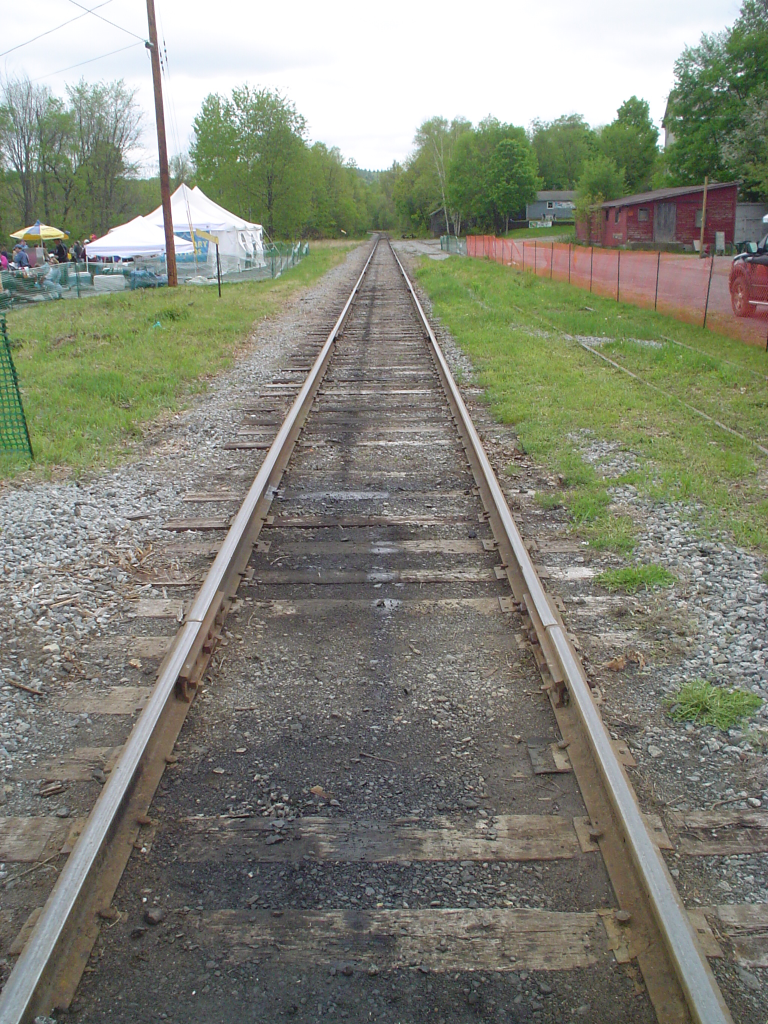
#> input picture p0623/images/test1.jpg, 1536 x 2048 px (shown at 1/2 size)
$ python 04_prespective_trans.py
#> lines starting #> are read from the running program, lines starting #| are printed output that depends on the picture; after the words box and inside, x2 and y2 are one past the last pixel; in counts of white or black regions, pixels touching at a corner belong together
"""
- Perspective(원근법) 변환 : 직선의 성질만 유지, 선의 평행성은 유지 되지 않는 변환
- 기차길을 서로 평행하지만 원근 변환을 거치면 평행성은 유지가 되지 못하고,
하나의 점에서 만나는 것처럼 보인다.
- 4개의 Point의 input 값과 이동할 output Point가 필요
- cv2.getPerspectiveTransform() : 반환 행렬을 구하기 위한 함수
- cv2.warpPerspective() : 변환 행렬 값을 적용하여 최종 결과 이미지를 얻는 함수
"""

import cv2
import numpy as np
from matplotlib import pyplot as plt

img = cv2.imread('images/test1.jpg')
#> img is the input picture: shape (2048, 1536, 3); mean B, G, R 119.5, 132.6, 130.7
# [x, y] 좌표점을 4 * 2 행렬로 작성

# 이동할 좌표
pts1 = np.float32([[504,1003],[243,1525],[1000,1000],[1280,1685]])

pts2 = np.float32([[10,10],[10,1000],[1000,10],[1000,1000]])

# pts1의 좌표에 표시. perspective 변환 후 이동 점 확인.
cv2.circle(img, (504,1003), 20, (255,0,0),-1)
#> img: shape (2048, 1536, 3); 0.04% of pixels changed, all inside (x1, y1, x2, y2) = (484, 983, 525, 1024)
cv2.circle(img, (243,1524), 20, (0,255,0),-1)
#> img: shape (2048, 1536, 3); mean B, G, R 119.5, 132.6, 130.6
cv2.circle(img, (1000,1000), 20, (0,0,255),-1)
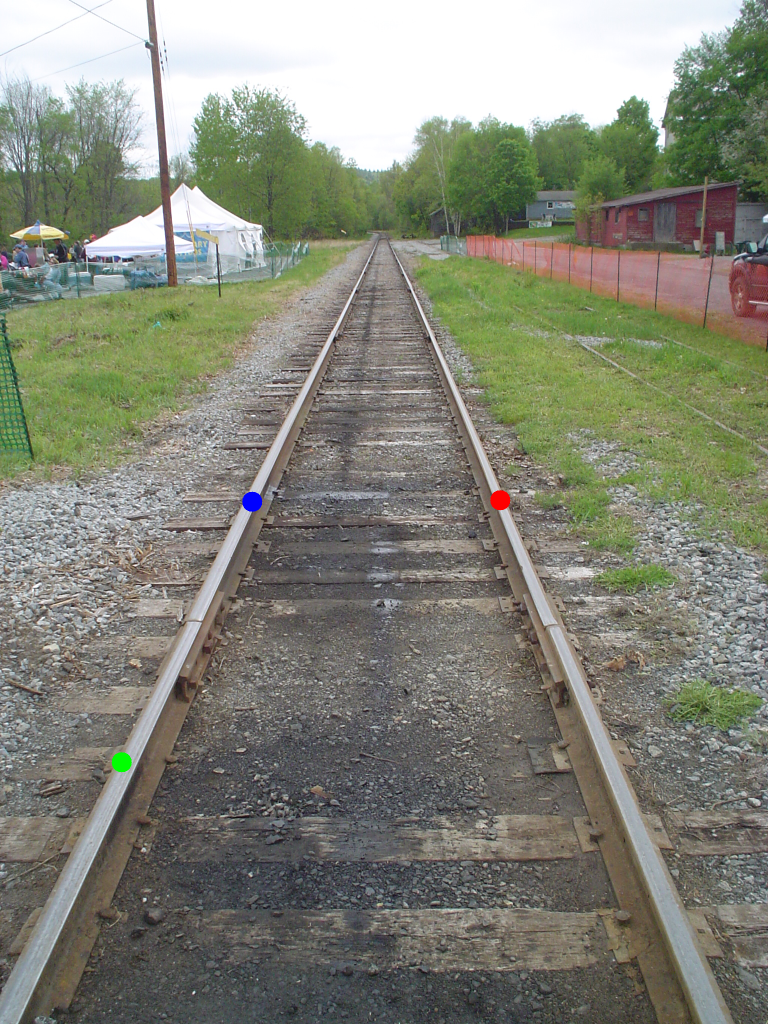
#> img: shape (2048, 1536, 3) (shown at 1/2 size); mean B, G, R 119.4, 132.5, 130.6
cv2.circle(img, (1280,1685), 20, (0,0,0),-1)
#> img: shape (2048, 1536, 3); 0.04% of pixels changed, all inside (x1, y1, x2, y2) = (1260, 1665, 1301, 1706)

M = cv2.getPerspectiveTransform(pts1, pts2)

dst = cv2.warpPerspective(img, M, (1100, 1100))
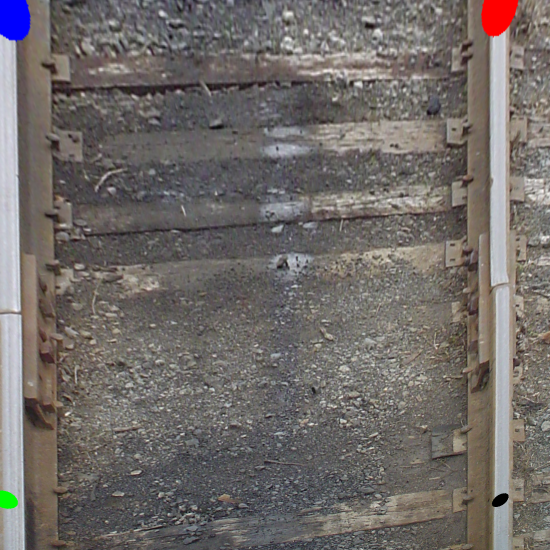
#> dst: shape (1100, 1100, 3) (shown at 1/2 size); mean B, G, R 104.3, 107.1, 112.4

plt.subplot(121),plt.imshow(img),plt.title('image')
plt.subplot(122),plt.imshow(dst),plt.title('Perspective')
plt.show()
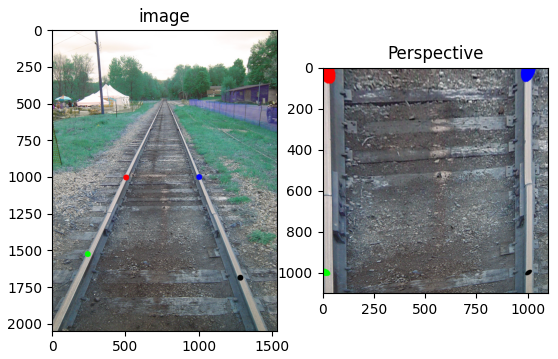
#> figure drawn by matplotlib, 2 panels; B, G, R data is drawn as R, G, B
